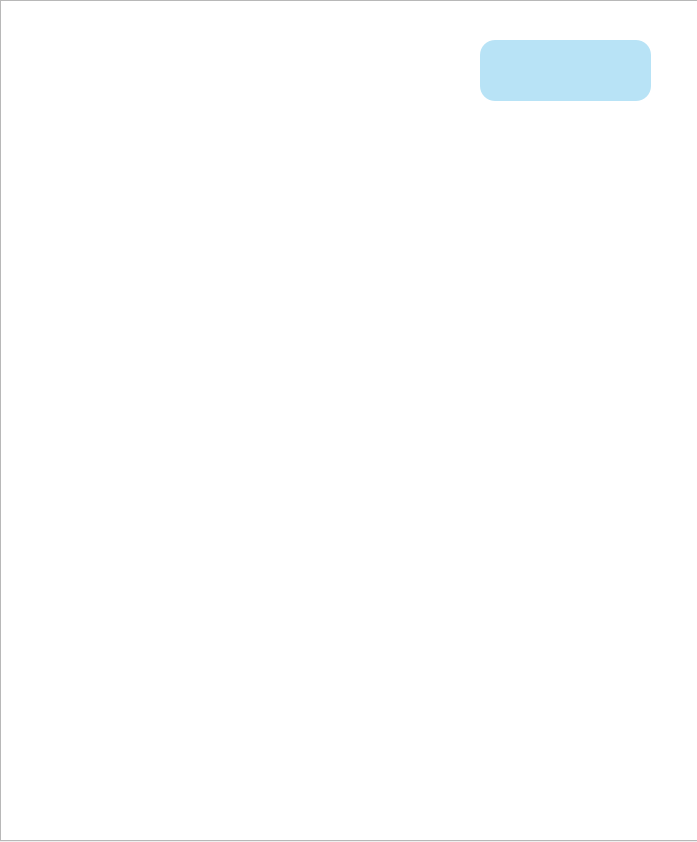
<?xml version="1.0" encoding="UTF-8"?>
<ui version="4.0">
 <class>Dialog</class>
 <widget class="QDialog" name="Dialog">
  <property name="geometry">
   <rect>
    <x>0</x>
    <y>0</y>
    <width>697</width>
    <height>842</height>
   </rect>
  </property>
  <property name="windowTitle">
   <string>Dialog</string>
  </property>
  <widget class="QPushButton" name="pushButton_3">
   <property name="geometry">
    <rect>
     <x>480</x>
     <y>40</y>
     <width>171</width>
     <height>61</height>
    </rect>
   </property>
   <property name="styleSheet">
    <string notr="true">QPushButton {
    border-radius: 15px; /* 모서리 둥글기 설정 */
    background-color: rgba(113, 199, 236, 0.5); /* 투명도 50%의 녹색 */
    color: white; /* 글자색 */
    font: bold 14px; /* 폰트 스타일 */
    padding: 6px; /* 패딩 */
}</string>
   </property>
   <property name="text">
    <string/>
   </property>
   <property name="icon">
    <iconset>
     <normaloff>arrow.png</normaloff>arrow.png</iconset>
   </property>
   <property name="iconSize">
    <size>
     <width>50</width>
     <height>50</height>
    </size>
   </property>
  </widget>
  <widget class="QGraphicsView" name="graphicsView">
   <property name="geometry">
    <rect>
     <x>0</x>
     <y>0</y>
     <width>701</width>
     <height>841</height>
    </rect>
   </property>
   <property name="styleSheet">
    <string notr="true">QWidget {
    background-image: url('C:/Users/user/WP/AIconvergence/ultralytics/map2.png');
    background-repeat: no-repeat;
    background-position: center;
}</string>
   </property>
  </widget>
  <zorder>graphicsView</zorder>
  <zorder>pushButton_3</zorder>
 </widget>
 <resources/>
 <connections/>
</ui>
